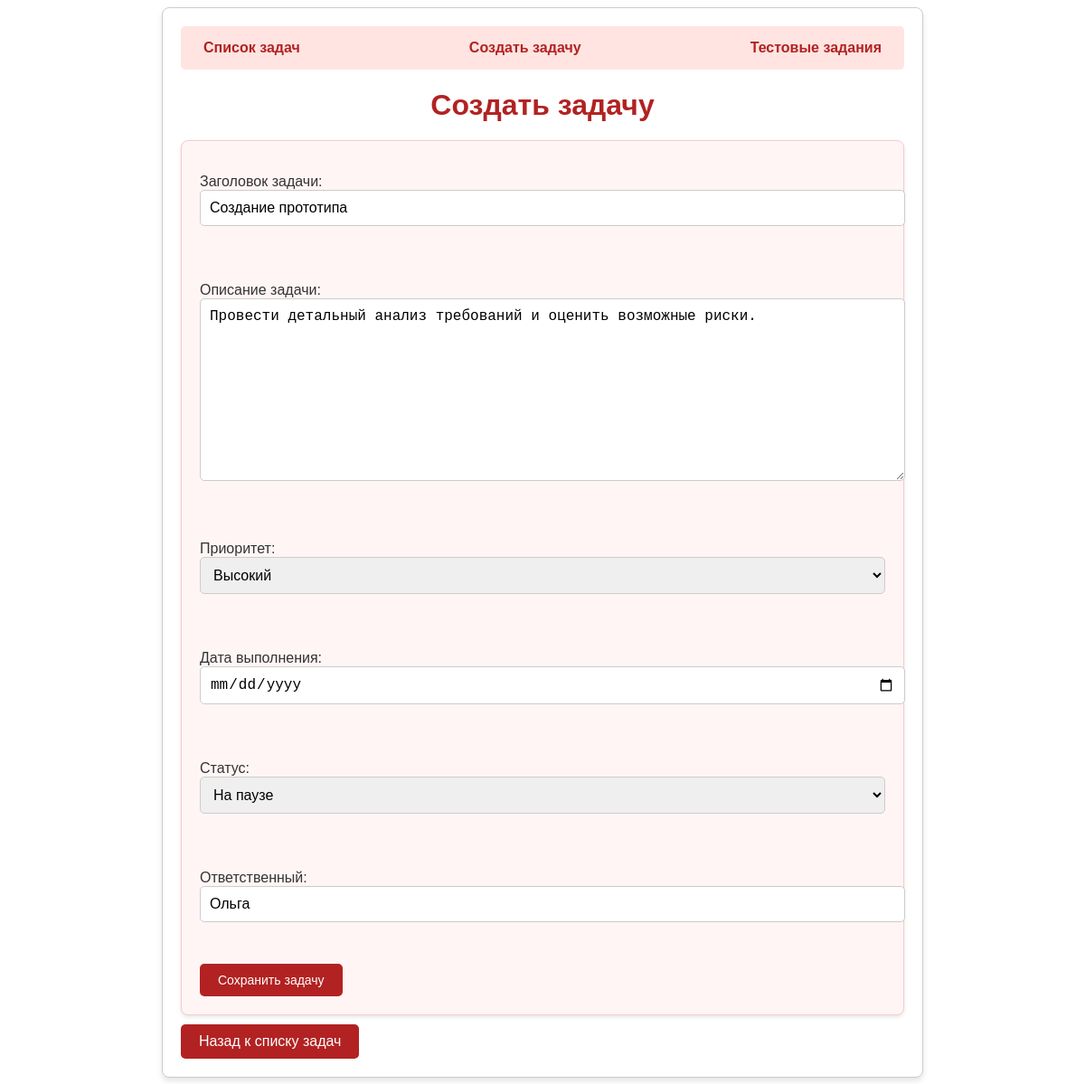
The app's page /edit/10/ with its own data.
### tasks/models.py (models this page shows, shortened)
class Task(models.Model):
    PRIORITY_CHOICES = [
        ('low', 'Низкий'),
        ('medium', 'Средний'),
        ('high', 'Высокий'),
    ]
    STATUS_CHOICES = [
        ('pending', 'Ожидает'),
        ('in_progress', 'В процессе'),
        ('completed', 'Завершено'),
        ('on_hold', 'На паузе'),
    ]
    title = models.CharField('Заголовок задачи', max_length=200)
    description = models.TextField('Описание задачи')
    priority = models.CharField('Приоритет', max_length=10, choices=PRIORITY_CHOICES, default='medium')
    due_date = models.DateField('Дата выполнения', null=True, blank=True)
    status = models.CharField('Статус', max_length=20, choices=STATUS_CHOICES, default='pending')
    assigned_to = models.CharField('Ответственный', max_length=100, blank=True, null=True)
    completed = models.BooleanField('Завершена', default=False)

### tasks/views.py (the view)
# urls.py: path('edit/<int:pk>/', views.task_edit, name='task_edit'),
def task_edit(request, pk):
    task = get_object_or_404(Task, pk=pk)
    if request.method == 'POST':
        form = TaskForm(request.POST, instance=task)
        if form.is_valid():
            form.save()
            return redirect('task_list')  # Перенаправляем на список задач
        else:
            return render(request, 'tasks/task_form.html', {'form': form})  # Показываем ошибку
    else:
        form = TaskForm(instance=task)
    return render(request, 'tasks/task_form.html', {'form': form})

### tasks/forms.py
class TaskForm(forms.ModelForm):
    class Meta:
        model = Task
        fields = ['title', 'description', 'priority', 'due_date', 'status', 'assigned_to']
        labels = {
            'title': 'Заголовок задачи',
            'description': 'Описание задачи',
            'priority': 'Приоритет',
            'due_date': 'Дата выполнения',
            'status': 'Статус',
            'assigned_to': 'Ответственный',
        }
        widgets = {
            'due_date': forms.DateInput(attrs={'type': 'date'}),
        }

### tasks/templates/tasks/task_form.html (shortened to what this page needs)
<!DOCTYPE html>
<html lang="ru">
<head>
    <title>{% load i18n %}{% trans "Форма задачи" %}</title>
    {% load static %}
    <link rel="stylesheet" href="{% static 'tasks/styles.css' %}">
</head>
<body>
    <div class="container">
        <nav class="navbar">
            <a href="{% url 'task_list' %}" class="nav-link">{% trans "Список задач" %}</a>
            <a href="{% url 'task_create' %}" class="nav-link">{% trans "Создать задачу" %}</a>
            <a href="{% url 'test_tasks' %}" class="nav-link">{% trans "Тестовые задания" %}</a>
        </nav>
        <h1>{% trans "Создать задачу" %}</h1>
        <form method="POST">
            {{ form.as_p }}
            <button type="submit" class="btn">{% trans "Сохранить задачу" %}</button>
        </form>
        <a href="{% url 'task_list' %}" class="btn">{% trans "Назад к списку задач" %}</a>
    </div>
</body>
</html>

### tasks/static/tasks/styles.css (style rules this page uses)
.container { max-width: 800px; margin: 0 auto; padding: 20px; background-color: #fff; border: 1px solid #ccc; border-radius: 8px; box-shadow: 0 4px 6px rgba(0, 0, 0, 0.1); font-family: Arial, sans-serif; color: #333; }
h1, h2 { color: #b22222; margin-bottom: 20px; }
.navbar { display: flex; justify-content: space-between; margin-bottom: 20px; background-color: #ffe4e1; padding: 10px 15px; border-radius: 5px; }
.nav-link { text-decoration: none; color: #b22222; font-weight: bold; padding: 5px 10px; border-radius: 3px; transition: background-color 0.3s, color 0.3s; }
.btn { display: inline-block; padding: 10px 20px; background-color: #b22222; color: #fff; text-decoration: none; border: none; border-radius: 5px; font-size: 14px; text-align: center; cursor: pointer; transition: background-color 0.3s; }
form { display: flex; flex-direction: column; }
form input, form textarea, form select { padding: 10px; margin-bottom: 15px; border: 1px solid #ccc; border-radius: 5px; font-size: 14px; width: 100%; }
form button { align-self: flex-start; }
form { display: flex; flex-direction: column; gap: 15px; padding: 20px; background-color: #fff5f5; border: 1px solid #f4cccc; border-radius: 8px; box-shadow: 0 2px 4px rgba(0, 0, 0, 0.1); }
form input, form textarea, form select { padding: 10px; font-size: 16px; border: 1px solid #ccc; border-radius: 5px; outline: none; transition: border-color 0.3s; }
form button { background-color: #b22222; color: #fff; border: none; padding: 10px 20px; border-radius: 5px; font-size: 16px; cursor: pointer; transition: background-color 0.3s; }
a.btn { display: inline-block; margin-top: 10px; padding: 10px 20px; background-color: #b22222; color: #fff; text-decoration: none; border-radius: 5px; font-size: 16px; transition: background-color 0.3s; }
h1 { color: #b22222; text-align: center; margin-bottom: 20px; }

### records on screen
Task: title "Создание прототипа", description "Провести детальный анализ требований и оценить возможные риски.", priority "Высокий", status "На паузе", assigned_to "Ольга"
